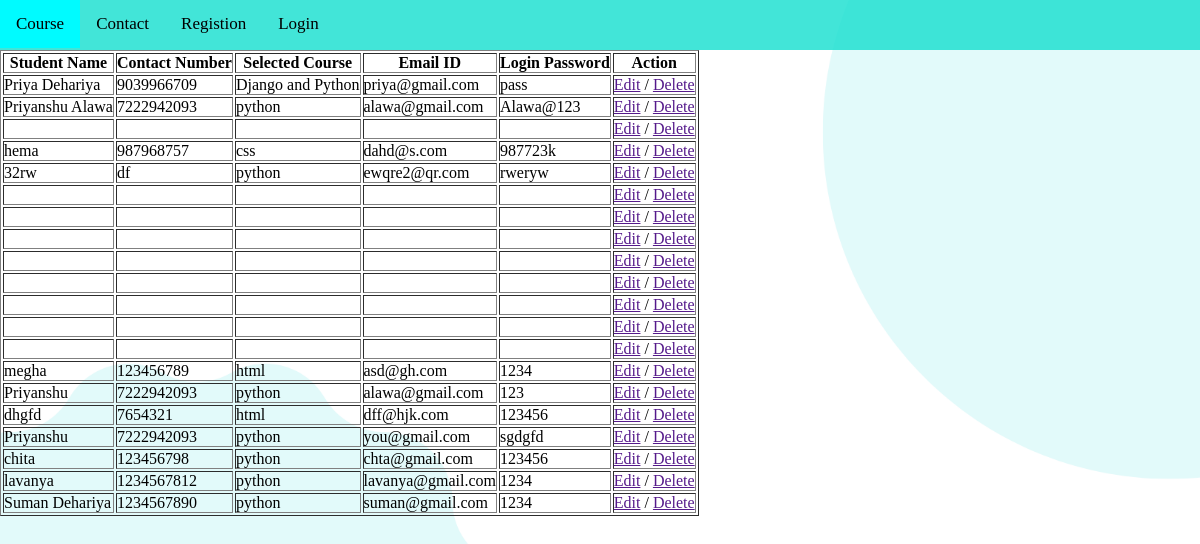
Page /Infromation on the committed database.
### MyApp/models.py (models this page shows, shortened)
class Student(models.Model):
    Name = models.CharField(max_length=200)
    Mobile = models.CharField(max_length=15)
    Course = models.CharField(max_length=200)
    Email = models.EmailField()
    Password = models.CharField(max_length=50)

### MyApp/views.py (the view)
# urls.py: path('Infromation',views.Infromation,name='Infromation'),
def Infromation(request):
    std=Student.objects.all()
    context={
        'std':std
    }
    return render(request,'Infromation.html',context)

### Templates/Infromation.html (shortened to what this page needs)
{% load static %}
<!DOCTYPE html>
<html lang="en">
<head>
</head>
<body>
    <div id="nav">
        <a href="">Course</a>
        <a href="">Contact</a>
        <a href="">Registion</a>
        <a href="">Login</a>
    </div>
    <div id="Information">
        <table border="1px">
            <tr>
                <th>Student Name</th>
                <th>Contact Number</th>
                <th>Selected Course</th>
                <th>Email ID</th>
                <th>Login Password</th>
                <th>Action</th>
            </tr>
            {% for i in std%}
            <tr>
                <td>{{i.Name}}</td>
                <td>{{i.Mobile}}</td>
                <td>{{i.Course}}</td>
                <td>{{i.Email}}</td>
                <td>{{i.Password}}</td>
                <td>
                    <a href="">Edit</a> /
                    <a href="">Delete</a>
                </td>
            </tr>
            {% endfor %}
        </table>
    </div>
</body>
</html>

### rows in the picture
Student: Name "Priya Dehariya", Mobile "9039966709", Course "Django and Python", Email "priya@gmail.com", Password "pass"
Student: Name "Priyanshu Alawa", Mobile "7222942093", Course "python", Email "alawa@gmail.com", Password "Alawa@123"
Student: Name "hema", Mobile "987968757", Course "css", Email "dahd@s.com", Password "987723k"
Student: Name "32rw", Mobile "df", Course "python", Email "ewqre2@qr.com", Password "rweryw"
Student: Name "megha", Mobile "123456789", Course "html", Email "asd@gh.com", Password "1234"
Student: Name "Priyanshu", Mobile "7222942093", Course "python", Email "alawa@gmail.com", Password "123"
Student: Name "dhgfd", Mobile "7654321", Course "html", Email "dff@hjk.com", Password "123456"
Student: Name "Priyanshu", Mobile "7222942093", Course "python", Email "you@gmail.com", Password "sgdgfd"
Student: Name "chita", Mobile "123456798", Course "python", Email "chta@gmail.com", Password "123456"
Student: Name "lavanya", Mobile "1234567812", Course "python", Email "lavanya@gmail.com", Password "1234"
Student: Name "Suman Dehariya", Mobile "1234567890", Course "python", Email "suman@gmail.com", Password "1234"
